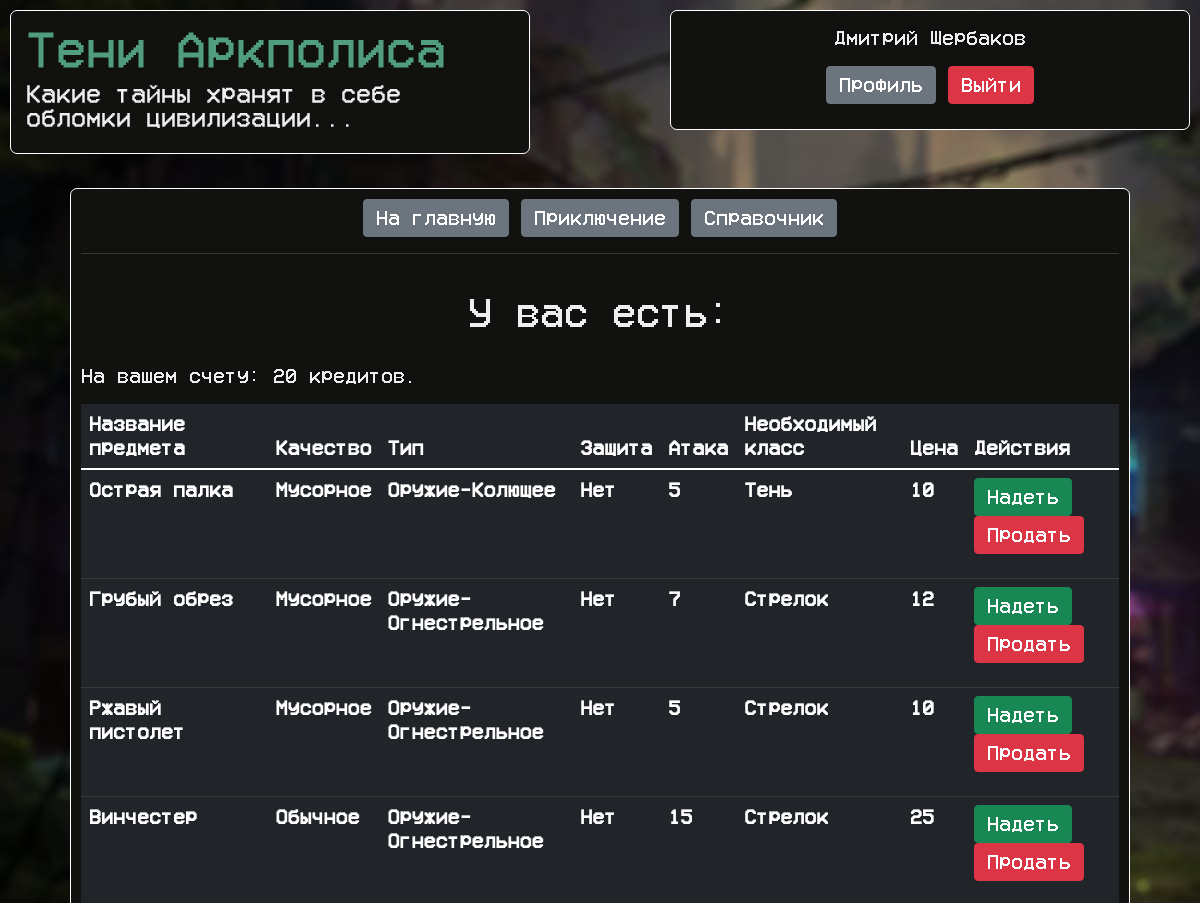
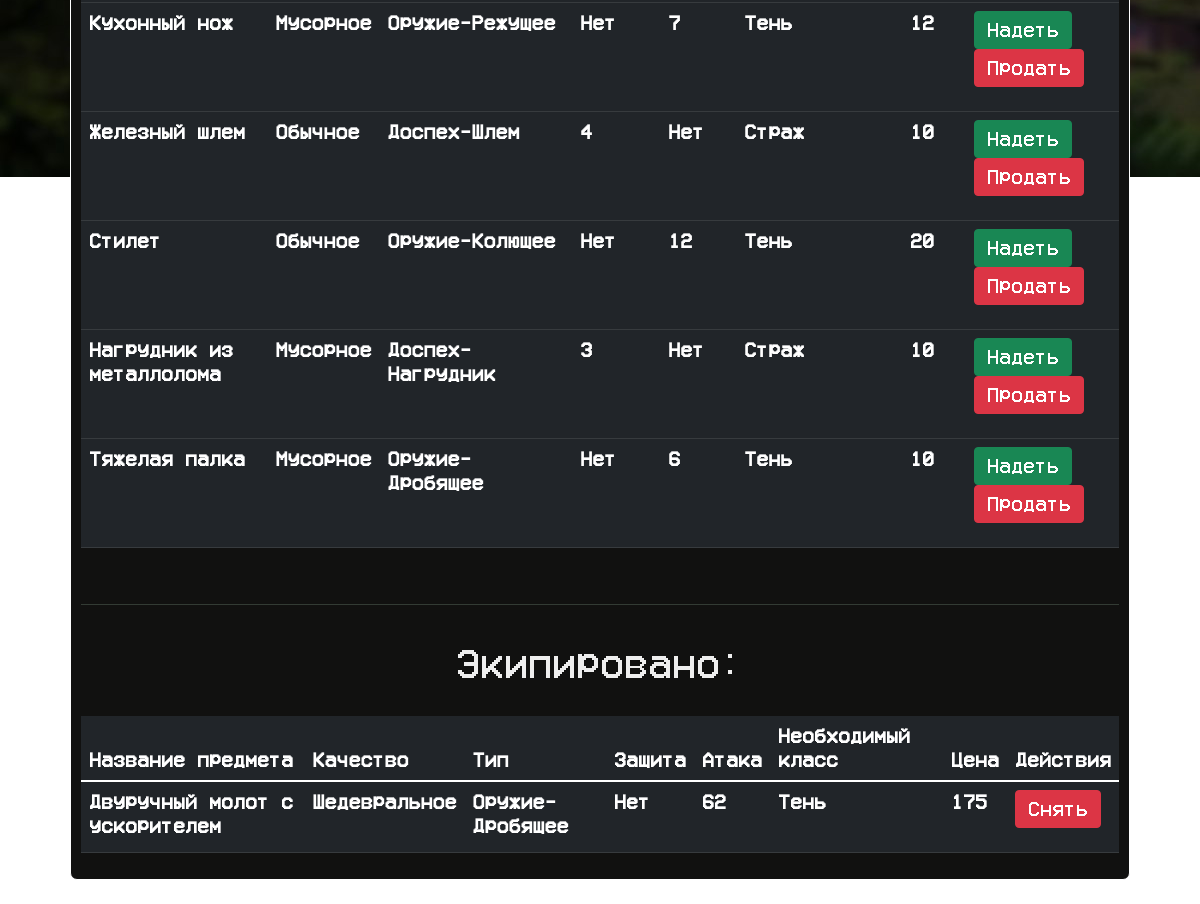
The page /inventory (signed in) on the database its author committed (2 pictures, top to bottom).
### data/models/player.py (models this page shows, shortened)
class Player(SqlAlchemyBase, UserMixin):
    __tablename__ = 'players'
    id = sqlalchemy.Column(sqlalchemy.Integer, nullable=False, primary_key=True, autoincrement=True)
    email = sqlalchemy.Column(sqlalchemy.String, nullable=False, unique=True)
    name = sqlalchemy.Column(sqlalchemy.String, nullable=False)
    surname = sqlalchemy.Column(sqlalchemy.String, nullable=False)
    password = sqlalchemy.Column(sqlalchemy.String)
    nickname = sqlalchemy.Column(sqlalchemy.String, nullable=False)
    inventory = sqlalchemy.Column(sqlalchemy.String, nullable=True)
    equipped = sqlalchemy.Column(sqlalchemy.String, nullable=True)
    money = sqlalchemy.Column(sqlalchemy.Integer, nullable=False)
    location = sqlalchemy.Column(sqlalchemy.String, nullable=False)
    player_class = sqlalchemy.Column(sqlalchemy.Integer, sqlalchemy.ForeignKey('player_classes.id'), nullable=False)
    hp = sqlalchemy.Column(sqlalchemy.String, nullable=False)
    level = sqlalchemy.Column(sqlalchemy.String, nullable=False)

### data/models/items.py (models this page shows)
class Items(SqlAlchemyBase):
    __tablename__ = 'items'
    id = sqlalchemy.Column(sqlalchemy.Integer, nullable=False, primary_key=True, autoincrement=True)
    name = sqlalchemy.Column(sqlalchemy.String, nullable=False)
    rarity = sqlalchemy.Column(sqlalchemy.String, nullable=False)
    item_type_id = sqlalchemy.Column(sqlalchemy.Integer, sqlalchemy.ForeignKey('item_types.id'), nullable=False)
    protection = sqlalchemy.Column(sqlalchemy.Integer, nullable=True)
    attack = sqlalchemy.Column(sqlalchemy.Integer, nullable=True)
    class_required = sqlalchemy.Column(sqlalchemy.Integer, sqlalchemy.ForeignKey('player_classes.id'), nullable=False)
    cost = sqlalchemy.Column(sqlalchemy.Integer, nullable=False)
    item_type = orm.relation('ItemType')

### data/models/item_type.py (models this page shows)
class ItemType(SqlAlchemyBase):
    __tablename__ = 'item_types'
    id = sqlalchemy.Column(sqlalchemy.Integer, nullable=False, primary_key=True, autoincrement=True)
    name = sqlalchemy.Column(sqlalchemy.String, nullable=False)
    items = orm.relation('Items', back_populates='item_type')

### data/models/player_class.py (models this page shows)
class PlayerClass(SqlAlchemyBase):
    __tablename__ = 'player_classes'
    id = sqlalchemy.Column(sqlalchemy.Integer, nullable=False, primary_key=True, autoincrement=True)
    name = sqlalchemy.Column(sqlalchemy.String, nullable=False)

### main.py (the view)
@app.route('/inventory', methods=['GET', 'POST'])
@login_required
def inventory_page():
    db_sess = db_session.create_session()
    items = []
    items_2 = []
    money = current_user.money
    if current_user.inventory:  # Перебор имеющихся предметов
        for t in current_user.inventory.split(','):
            thing = db_sess.query(Items).filter(Items.id == t).first()
            req_class = db_sess.query(PlayerClass).filter(PlayerClass.id == thing.class_required).first().name
            item_type = db_sess.query(ItemType).filter(ItemType.id == thing.item_type_id).first().name
            mini = [thing.name, thing.rarity, item_type, thing.protection, thing.attack, req_class, thing.cost, t,
                    thing.class_required in range(1, 12)]
            items.append(mini)
    else:
        items = []
    if current_user.equipped:  # Перебор надетых предметов
        for t in current_user.equipped.split(','):
            thing = db_sess.query(Items).filter(Items.id == t).first()
            req_class = db_sess.query(PlayerClass).filter(PlayerClass.id == thing.class_required).first().name
            item_type = db_sess.query(ItemType).filter(ItemType.id == thing.item_type_id).first().name
            mini = [thing.name, thing.rarity, item_type, thing.protection, thing.attack, req_class, thing.cost, t]
            items_2.append(mini)
    else:
        items_2 = []
    return render_template('inventory_page.html', money=money, heading='Ваш инвентарь', bag=items, items_on=items_2)

### data/db_session.py (called while the page is built)
def create_session() -> Session:
    global __factory
    return __factory()

### main.py (called while the page is built)
@login_manager.user_loader
def load_user(player_id):
    db_sess = db_session.create_session()
    return db_sess.query(Player).get(player_id)

### templates/inventory_page.html
{% extends "basic_template.html" %}
{% block content %}
<br><br>
<div align="center" class="centred_div table_div">
    <a class="btn btn-secondary" href="/" role="button">На главную</a>
    <a class="btn btn-secondary" href="/adventure" role="button">Приключение</a>
    <a class="btn btn-secondary" href="/guide">Справочник</a>
    <br><hr><br>
    <h2>У вас есть:</h2><br>
    <p align="left">На вашем счету: {{ money }} кредитов.</p>
    {% if bag != [] %}
        <table class="table table-dark">
            <thead>
                <tr>
                    <th scope="col">Название предмета</th>
                    <th scope="col">Качество</th>
                    <th scope="col">Тип</th>
                    <th scope="col">Защита</th>
                    <th scope="col">Атака</th>
                    <th scope="col">Необходимый класс</th>
                    <th scope="col">Цена</th>
                    <th scope="col">Действия</th>
                </tr>
            </thead>
            <tbody>
                {% for item in bag %}
                    <tr>
                        <th scope="row">{{ item[0] }}</th>
                        <th>{{ item[1] }}</th>
                        <th>{{ item[2] }}</th>
                        {% if item[3] != 0 %}
                            <th>{{ item[3] }}</th>
                        {% else %}
                            <th>Нет</th>
                        {% endif %}
                        {% if item[4] != 0 %}
                            <th>{{ item[4] }}</th>
                        {% else %}
                            <th>Нет</th>
                        {% endif %}
                        <th>{{ item[5] }}</th>
                        <th>{{ item[6] }}</th>
                        <th>
                            <p>
                                {% if item[8] %}
                                    <a href="/equip_item/{{ item[7] }}" class="btn btn-success">Надеть</a>
                                {% endif %}
                                <a href="/sell_item/{{ item[7] }}" class="btn btn-danger">Продать</a>
                            </p>
                        </th>
                {% endfor %}
            </tbody>
        </table>
    {% else %}
        <p>У вас пока нет ни одной вещи</p>
    {% endif %}
    <br><hr><br>
    <h2>Экипировано:</h2><br>
    {% if items_on != [] %}
        <table class="table table-dark">
            <thead>
                <tr>
                    <th scope="col">Название предмета</th>
                    <th scope="col">Качество</th>
                    <th scope="col">Тип</th>
                    <th scope="col">Защита</th>
                    <th scope="col">Атака</th>
                    <th scope="col">Необходимый класс</th>
                    <th scope="col">Цена</th>
                    <th scope="col">Действия</th>
                </tr>
            </thead>
            <tbody>
                {% for item in items_on %}
                    <tr>
                        <th scope="row">{{ item[0] }}</th>
                        <th>{{ item[1] }}</th>
                        <th>{{ item[2] }}</th>
                        {% if item[3] != 0 %}
                            <th>{{ item[3] }}</th>
                        {% else %}
                            <th>Нет</th>
                        {% endif %}
                        {% if item[4] != 0 %}
                            <th>{{ item[4] }}</th>
                        {% else %}
                            <th>Нет</th>
                        {% endif %}
                        <th>{{ item[5] }}</th>
                        <th>{{ item[6] }}</th>
                        <th>
                            <p>
                                <a href="/un_equip_item/{{ item[7] }}" class="btn btn-danger">Снять</a>
                            </p>
                        </th>
                {% endfor %}
            </tbody>
        </table>
    {% else %}
        <p>Вы пока ничего не экипировали</p>
    {% endif %}
</div>
<br>
{% endblock %}

### templates/basic_template.html (shortened to what this page needs)
<!DOCTYPE html>
<html lang="en">
<head>
    <link href="https://cdn.jsdelivr.net/npm/bootstrap@5.1.3/dist/css/bootstrap.min.css" rel="stylesheet"
>
    <link rel="stylesheet" type="text/css" href="../static/css/main_style.css" />
</head>
<body>
    <header>
        <div class="header_div">
            <h1 class="heading_text">Тени Аркполиса</h1>
            <h5>Какие тайны хранят в себе обломки цивилизации...</h5>
        </div>
        <div class="user_div" align="center">
            {% if current_user.is_authenticated %}
                <p>{{ current_user.name }} {{ current_user.surname }}</p>
                <a class="btn btn-secondary" href="/profile">Профиль</a>
                <a class="btn btn-danger" href="/logout">Выйти</a>
            {% else %}
                <br>
                <a class="btn btn-success" href="/register">Зарегистрироваться</a>
                <a class="btn btn-primary" href="/login">Войти</a>
            {% endif %}
        </div>
    </header>
    <main role="main" class="container">
        {% block content %}{% endblock %}
    </main>
</body>
</html>

### static/css/main_style.css (style rules this page uses)
body { background-image: url(../img/background.jpg); background-repeat: no-repeat; background-attachment: fixed; font-family: 'CustomFont'; color: #eeeeee; }
div { background-color: #111110; min-width: 520px; width: 65%; border-radius: 7px; border: 1px solid #ffffff; padding: 10px; }
hr { border: none; color: #99b7a0; background-color: #99b7a0; height: 1px; }
h1 { font-size: 40px; }
.table_div { width: 95%; }
.centred_div { margin-left: auto; margin-right: auto; }
.heading_text { color: #519e7f; }
.header_div { width: 33%; min-height: 120px; padding: 15px; float: left; margin-left: 10px; }
.user_div { display: block; margin-left: auto; width: 25%; min-height: 120px; padding: 15px; margin-top: 10px; margin-right: 10px; margin-bottom: 10px; }

### rows shown on the page
Player: name "Дмитрий", surname "Щербаков"
Items: name "Острая палка", rarity "Мусорное"
ItemType: name "Оружие-Колющее" "Оружие-Колющее"
PlayerClass: name "Тень" "Тень" "Тень" "Тень", name "Тень"
Items: name "Грубый обрез", rarity "Мусорное"
ItemType: name "Оружие-Огнестрельное" "Оружие-Огнестрельное" "Оружие-Огнестрельное"
PlayerClass: name "Стрелок" "Стрелок" "Стрелок"
Items: name "Ржавый пистолет", rarity "Мусорное"
Items: name "Винчестер", rarity "Обычное"
Items: name "Кухонный нож", rarity "Мусорное"
ItemType: name "Оружие-Режущее"
Items: name "Железный шлем", rarity "Обычное"
ItemType: name "Доспех-Шлем"
PlayerClass: name "Страж" "Страж"
Items: name "Стилет", rarity "Обычное"
Items: name "Нагрудник из металлолома", rarity "Мусорное"
ItemType: name "Доспех-Нагрудник"
Items: name "Тяжелая палка", rarity "Мусорное"
ItemType: name "Оружие-Дробящее", name "Оружие-Дробящее"
Items: name "Двуручный молот с ускорителем", rarity "Шедевральное"

### other values the page prints
{{ money }} "20"
{{ item[4] }} "5" "7" "5" "15" "7" "12" "6"
{{ item[6] }} "10" "12" "10" "25" "12" "10" "20" "10" "10"
{{ item[3] }} "4" "3"
{{ item[4] }} "62"
{{ item[6] }} "175"
